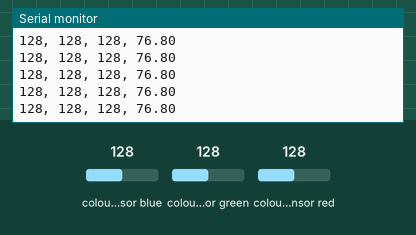
Bench run of a sketch on a simulated Arduino Nano 33 BLE. On the bench: the last lines printed to the serial monitor. The inputs (shaded band) are chosen by the test bench; at power-on: colour sensor blue 128, colour sensor green 128, colour sensor red 128.

Above: at 1.2 s.
1.3 s: colour sensor blue set to 5
At 1.33 s:
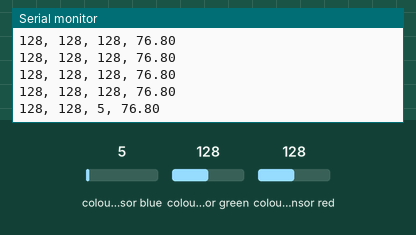
2.8 s: colour sensor green set to 5
At 2.84 s:
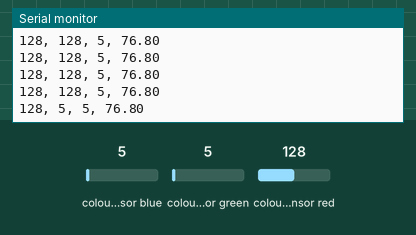
4.3 s: colour sensor red set to 5
At 4.31 s:
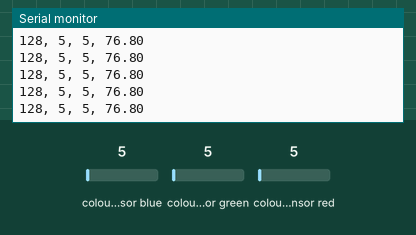

The sketch:

ColourSensor.ino
```cpp
#include <Arduino_APDS9960.h>

int r, g, b;

void setup() {

  // put your setup code here, to run once:


  Serial.begin(9600);
  while (!Serial);

  Serial.println("Starting sensor");

  if (!APDS.begin()) {
    Serial.println("Error initializing APDS9960 sensor!");
  }

  Serial.println("Starting LED boost");

  APDS.setLEDBoost(3);


  Serial.println("R:,G:,B:,CUTOFF");
}

void loop() {
  // put your main code here, to run repeatedly:
  if (APDS.colorAvailable()) {
    APDS.readColor(r, g, b);
//    Serial.print("Red: ");
    Serial.print(r);
    Serial.print(", ");
    Serial.print(g);
    Serial.print(", ");
    Serial.print(b);

    // cutoff = 60% of RED
    Serial.print(", ");
    Serial.println(r * 0.6);
  }
  delay(50);
}
```

Measured:
- after the input at 1.3 s, the serial monitor: prints a new line at once (image 1)
- after the input at 2.8 s, the serial monitor: prints a new line at once (image 2)
